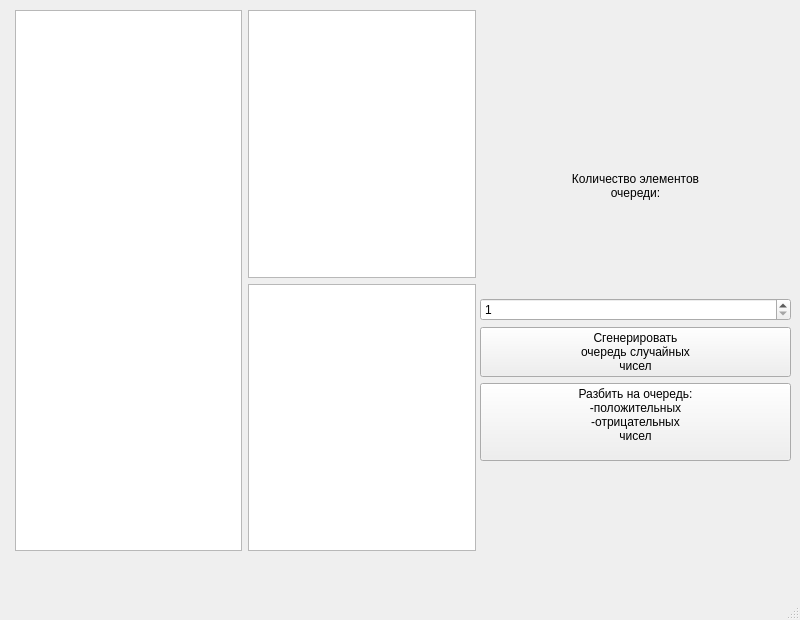
<?xml version="1.0" encoding="UTF-8"?>
<ui version="4.0">
 <class>MainWindow</class>
 <widget class="QMainWindow" name="MainWindow">
  <property name="geometry">
   <rect>
    <x>0</x>
    <y>0</y>
    <width>800</width>
    <height>620</height>
   </rect>
  </property>
  <property name="windowTitle">
   <string>MainWindow</string>
  </property>
  <property name="styleSheet">
   <string/>
  </property>
  <widget class="QWidget" name="centralwidget">
   <widget class="QWidget" name="layoutWidget">
    <property name="geometry">
     <rect>
      <x>15</x>
      <y>10</y>
      <width>461</width>
      <height>541</height>
     </rect>
    </property>
    <layout class="QHBoxLayout" name="horizontalLayout">
     <item>
      <widget class="QListWidget" name="mainListWidget">
       <property name="styleSheet">
        <string notr="true"/>
       </property>
      </widget>
     </item>
     <item>
      <layout class="QVBoxLayout" name="verticalLayout">
       <item>
        <widget class="QListWidget" name="listWidgetNegative">
         <property name="styleSheet">
          <string notr="true"/>
         </property>
        </widget>
       </item>
       <item>
        <widget class="QListWidget" name="listWidgetPositive">
         <property name="styleSheet">
          <string notr="true"/>
         </property>
        </widget>
       </item>
      </layout>
     </item>
    </layout>
   </widget>
   <widget class="QWidget" name="layoutWidget">
    <property name="geometry">
     <rect>
      <x>480</x>
      <y>80</y>
      <width>311</width>
      <height>381</height>
     </rect>
    </property>
    <layout class="QVBoxLayout" name="verticalLayout_2">
     <item>
      <widget class="QLabel" name="label">
       <property name="text">
        <string>&lt;html&gt;&lt;head/&gt;&lt;body&gt;&lt;p align=&quot;center&quot;&gt;Количество элементов&lt;br/&gt;очереди:&lt;/p&gt;&lt;/body&gt;&lt;/html&gt;</string>
       </property>
      </widget>
     </item>
     <item>
      <widget class="QSpinBox" name="spinBox">
       <property name="minimum">
        <number>1</number>
       </property>
       <property name="maximum">
        <number>30</number>
       </property>
      </widget>
     </item>
     <item>
      <widget class="QPushButton" name="bnt_generation">
       <property name="text">
        <string>Сгенерировать
очередь случайных
чисел</string>
       </property>
      </widget>
     </item>
     <item>
      <widget class="QPushButton" name="bnt_split">
       <property name="text">
        <string>Разбить на очередь:
-положительных
-отрицательных
чисел
</string>
       </property>
      </widget>
     </item>
    </layout>
   </widget>
  </widget>
  <widget class="QMenuBar" name="menubar">
   <property name="geometry">
    <rect>
     <x>0</x>
     <y>0</y>
     <width>800</width>
     <height>22</height>
    </rect>
   </property>
  </widget>
  <widget class="QStatusBar" name="statusbar"/>
 </widget>
 <resources/>
 <connections/>
</ui>
